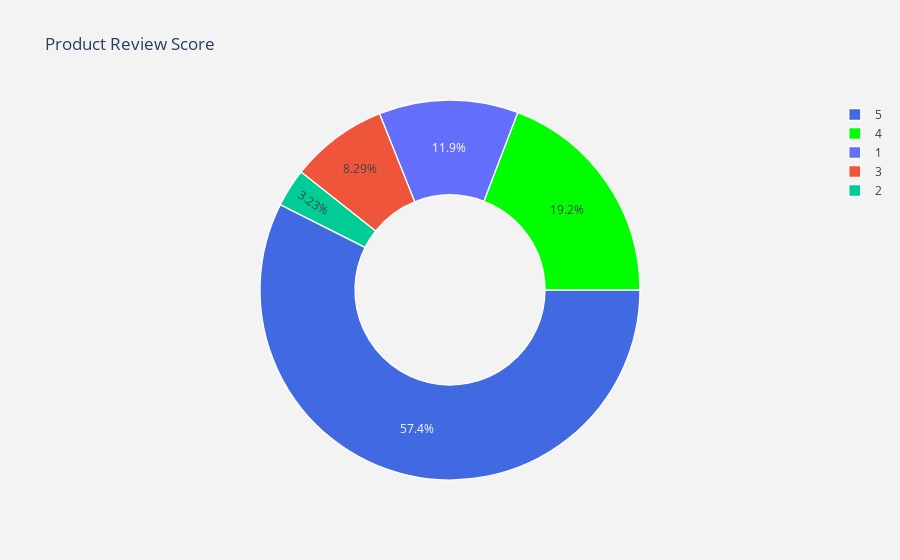

Source (notebook cell):
### Markdown cell above
# Order Review Score

### Code cell
lab = olist_order_reviews["review_score"].value_counts().keys().tolist()
#values
val = olist_order_reviews["review_score"].value_counts().values.tolist()

trace = go.Pie(labels = lab ,
               values = val ,
               marker = dict(colors =  [ 'royalblue' ,'lime'],
                             line = dict(color = "white",
                                         width =  1.3)
                            ),
               rotation = 90,
               hoverinfo = "label+value+text",
               hole = .5
              )
layout = go.Layout(dict(title = "Product Review Score",
                        plot_bgcolor  = "rgb(243,243,243)",
                        paper_bgcolor = "rgb(243,243,243)",
                       )
                  )

data = [trace]
fig = go.Figure(data = data,layout = layout)
py.iplot(fig)

### Figure 1 — Plotly figure (JSON) as saved in the notebook; plotly's stock layout.template omitted (floating-point values rounded to 4 significant figures)
{"data": [{"hole": 0.5, "hoverinfo": "label+value+text", "labels": [5, 4, 1, 3, 2], "marker": {"colors": ["royalblue", "lime"], "line": {"color": "white", "width": 1.3}}, "rotation": 90, "type": "pie", "values": [57420, 19200, 11858, 8287, 3235]}], "layout": {"paper_bgcolor": "rgb(243,243,243)", "plot_bgcolor": "rgb(243,243,243)", "title": {"text": "Product Review Score"}}}
